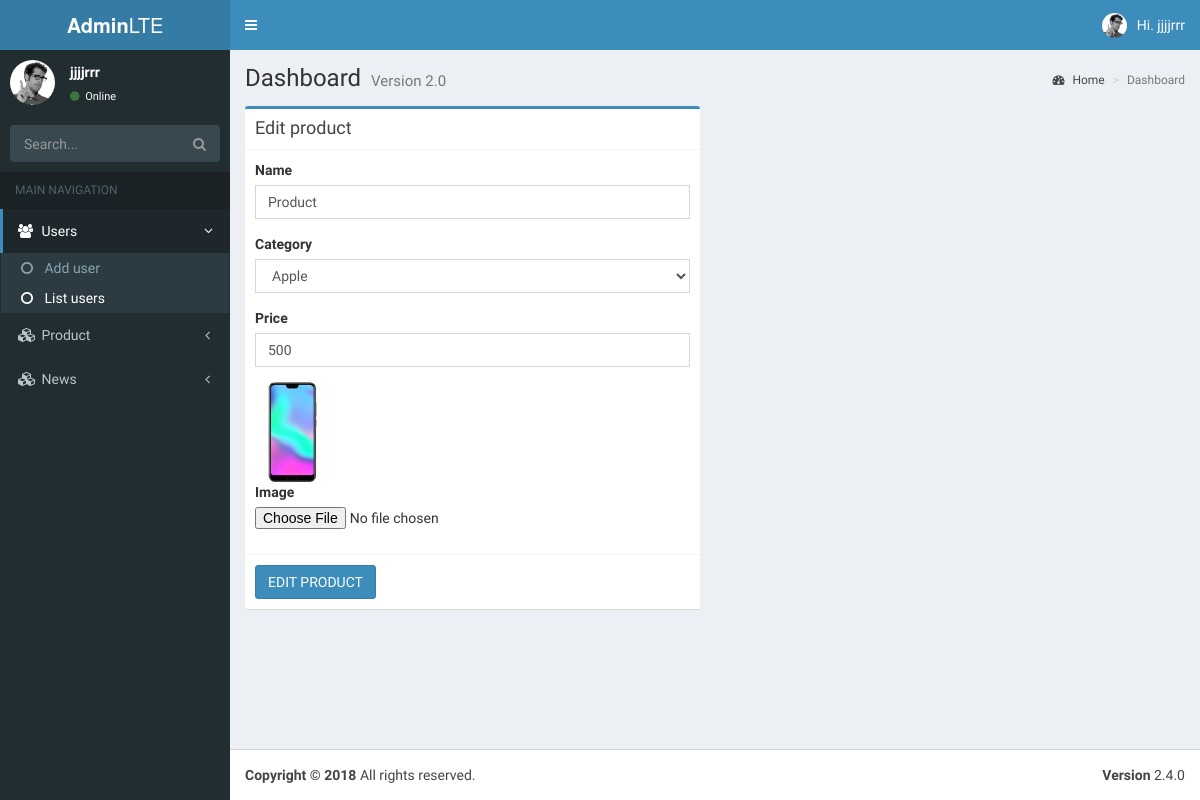
/admin.php?action=edit_product&id=4 (signed in), run on the app's committed database.
### tables this page shows
CREATE TABLE `products` (
  `id` int(11) NOT NULL,
  `product_category_id` int(11) NOT NULL,
  `name` varchar(255) DEFAULT NULL,
  `price` float DEFAULT NULL,
  `image` varchar(255) NOT NULL
);

### config/connectdb.php (called while the page is built)
<?php
	class ConnectDB {
		function connect(){
			$server = 'localhost';
			$username = 'root';
			$password = '';
			$database = '18php04_shop';
			$this->conn = mysqli_connect($server, $username, $password, $database);
			return $this->conn;
		}
	}
?>

### model/product.php (the view, shortened to what this page needs)
<?php
	class Product {
		public $conn;
		function __construct() {
			$connect = new ConnectDB();
			$this->conn = $connect->connect();
		}
		function getProductInfo($id) {
			$sql = "SELECT * FROM products WHERE id = $id";
			$result = mysqli_query($this->conn, $sql);
			return $result;
		}
		function getListCategory($product_category_id = null) {
			$sql = "SELECT * FROM product_categories";
			$select = '';
			$result = mysqli_query($this->conn, $sql);
			while ($row = $result->fetch_assoc()) {
				$id = $row['id'];
				$name = $row['name'];
				$selected = ($id == $product_category_id)?'selected':'';
				$select.="<option value='$id' $selected>$name</option>";
			}
			return $select;
		}
	}
?>

### view/backend/edit_product.php (shortened to what this page needs)
<div class="row">
        <div class="col-md-6">
          <div class="box box-primary">
            <div class="box-header with-border">
              <h3 class="box-title">Edit product</h3>
            </div>
            <form role="form" action="admin.php?action=edit_product&id=<?php echo $id?>" method="post" enctype="multipart/form-data">
              <div class="box-body">
                <div class="form-group">
                  <label for="exampleInputName">Name</label>
                  <input type="text" class="form-control" placeholder="Enter name" name="name" value="<?php echo $nameEdit;?>">
                </div>
                <div class="form-group">
                  <label>Category</label>
                  <select class="form-control" name="product_category_id">
                    <?php echo $category;?>
                  </select>
                </div>
                <div class="form-group">
                  <label for="exampleInputUsername">Price</label>
                  <input type="text" class="form-control" placeholder="Enter price" name="price" value="<?php echo $priceEdit;?>">
                </div>
                <img src="dist/img/<?php echo $imageEdit?>">
                <div class="form-group">
                  <label for="exampleInputFile">Image</label>
                  <input type="file" id="exampleInputFile" name="image">
                </div>
              </div>
              <div class="box-footer">
                <button type="submit" class="btn btn-primary" name="edit_product">EDIT PRODUCT</button>
              </div>
            </form>
          </div>
        </div>
      </div>

### view/backend/edit_product.php (style rules this page uses)
img { height: 100px; }

### data on the page
products: name "Product", price "500", image (picture)

### other printed values
$_SESSION['login'] "jjjjrrr"
form field product_category_id "Apple"
